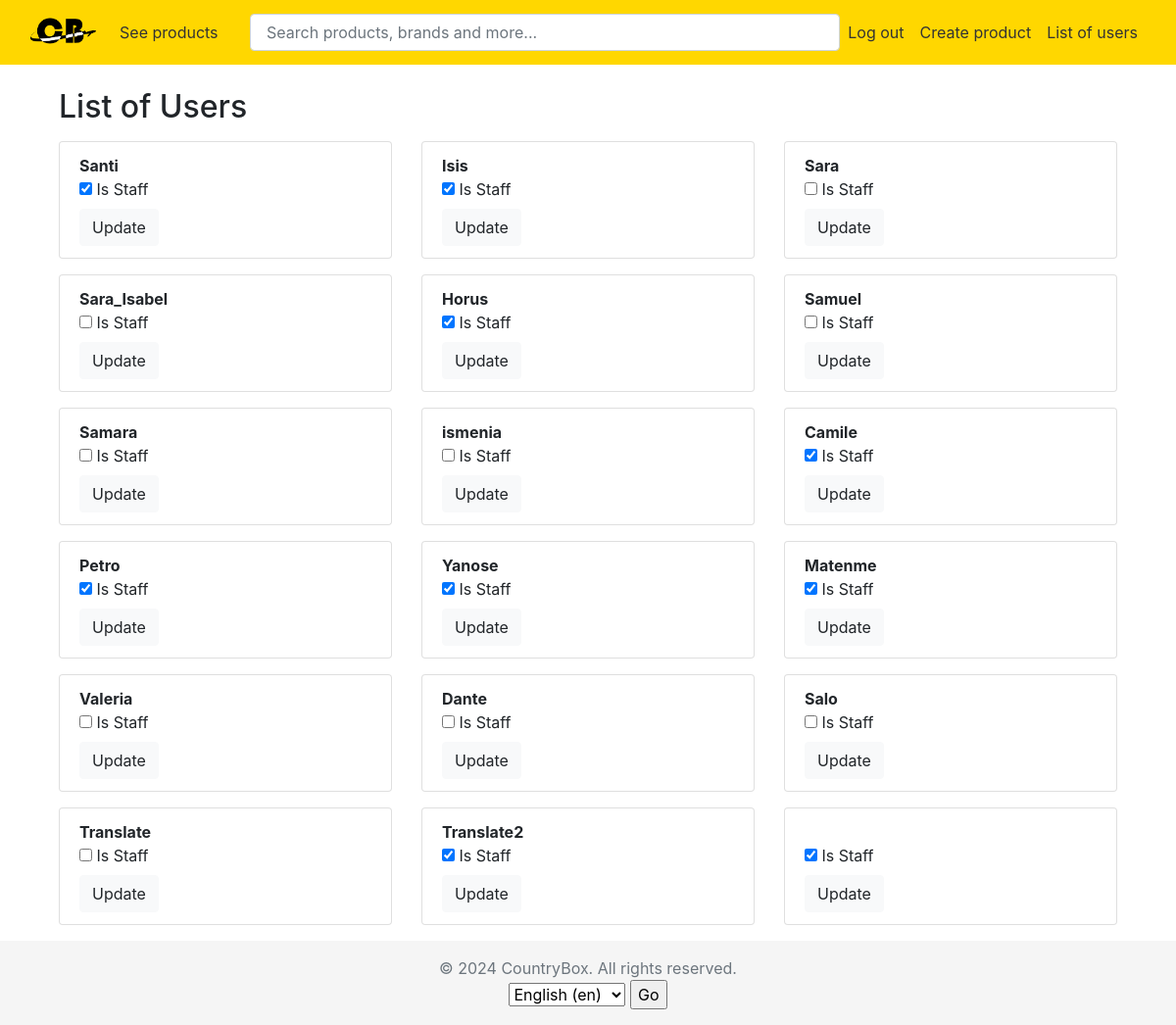
Page /list/ (signed in) on the committed database.
### users/models.py (models this page shows)
class CustomUser(AbstractUser):
    address = models.CharField(max_length = 255, null=True)
    phone_number = models.IntegerField(null=True)

### users/views.py (the view)
# urls.py: path('list/', views.UserList, name="list_users"),
def UserList(request):
    if request.method == 'POST':
        form = UserStaffForm(request.POST)
        if form.is_valid():
            user_id = request.POST.get('user_id')
            is_staff = request.POST.get('is_staff') == 'on'  # 'on' si el checkbox está marcado
            CustomUser.objects.filter(pk=user_id).update(is_staff=is_staff)
            return redirect('list_users')  # Redirige a una URL de éxito
    else:
        users = CustomUser.objects.all()
        form = UserStaffForm()
    return render(request, 'userTemplates/listUser.html', {'form': form, 'users':users})

### users/forms.py
class UserStaffForm(forms.ModelForm):
    is_staff = forms.BooleanField(required=False, label=_("Is staff"))
    class Meta:
        model = CustomUser
        fields = ['is_staff']

### users/templates/userTemplates/listUser.html (shortened to what this page needs)
{% extends "templates/base.html" %}
{% load i18n %}
{% block content %}
<div class="container">
    <h2 class="mb-3"> {% trans "List of Users" %} </h2>
    <div class="row row-cols-1 row-cols-md-3 g-4">
        {% for user in users %}
        <div class="col">
            <ul class="list-group mb-3">
              <li class="list-group-item">
                <form method="post" action="{% url 'list_users' %}">
                  <div>
                    <b>{{ user.username }} </b>
                      <br>
                      <label>
                        <input type="checkbox" name= {% trans "is_staff" %}  {% if user.is_staff %}checked{% endif %}>
                        {% trans "Is Staff" %}
                      </label>
                  </div>
                  <button type="submit" class="btn btn-light">{% trans "Update" %}</button>
                </form>
              </li>
            </ul>
        </div>
        {% endfor %}
      </div>
</div>
{% endblock %}

### users/static/css/main.css (style rules this page uses)
body { display: flex; flex-direction: column; min-height: 100vh; margin: 0; }

### rows in the picture
CustomUser: username "Santi", is_staff "☑"
CustomUser: username "Isis", is_staff "☑"
CustomUser: username "Sara"
CustomUser: username "Sara_Isabel"
CustomUser: username "Horus", is_staff "☑"
CustomUser: username "Samuel"
CustomUser: username "Samara"
CustomUser: username "ismenia"
CustomUser: username "Camile", is_staff "☑"
CustomUser: username "Petro", is_staff "☑"
CustomUser: username "Yanose", is_staff "☑"
CustomUser: username "Matenme", is_staff "☑"
CustomUser: username "Valeria"
CustomUser: username "Dante"
CustomUser: username "Salo"
CustomUser: username "Translate"
CustomUser: username "Translate2", is_staff "☑"
CustomUser: is_staff "☑"

### other values in the picture
form field language "English (en)"
